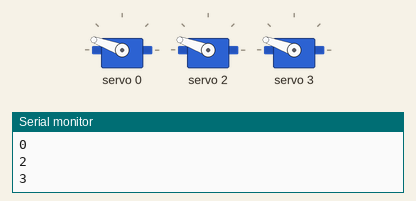
This sketch was run on a simulated Arduino Uno, built with avr-gcc and run on an emulated ATmega328P. On the bench: 3 × servo, the last lines printed to the serial monitor.

Above: at 0.05 s.
At 2.7 s:
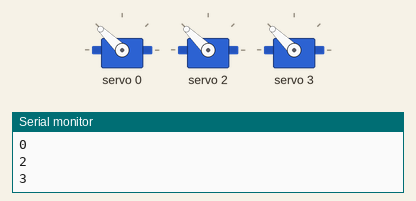
At 4.6 s:
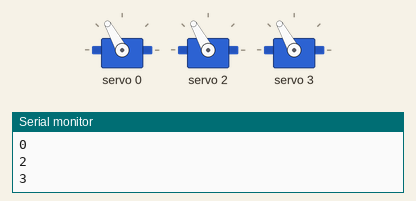
At 9.2 s:
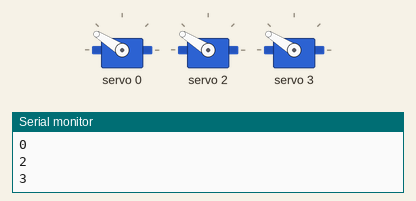
Timing chart, 0 to 13.6 s (numbered marks = the images above):
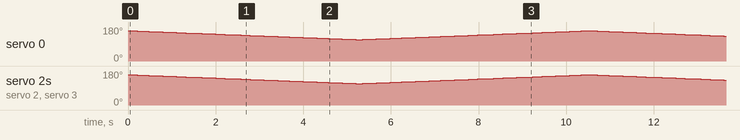

The sketch:

servodrivercontrol.ino
```cpp
/*servo motor driver board control
   Home Page
*/

#include <Wire.h>
#include <Adafruit_PWMServoDriver.h>

Adafruit_PWMServoDriver srituhobby = Adafruit_PWMServoDriver();

#define servoMIN 150
#define servoMAX 470
#define servoMID 300

int servo1 = 0;
int servo2 = 2;
int servo3 = 3;

int ii = 450;

void setup() {
  Serial.begin(9600);
  srituhobby.begin();
  srituhobby.setPWMFreq(50);
}

void loop() {

  for(ii = 450; ii > 350; ii--)
  {
    srituhobby.setPWM(servo1, 0, ii);
    Serial.println(servo1);

    srituhobby.setPWM(servo2, 0, ii);
    Serial.println(servo2);

    srituhobby.setPWM(servo3, 0, ii);
    Serial.println(servo3);
    delay(50);
  }

  for(ii = 350; ii < 450; ii++)
  {
    srituhobby.setPWM(servo1, 0, ii);
    Serial.println(servo1);

    srituhobby.setPWM(servo2, 0, ii);
    Serial.println(servo2);

    srituhobby.setPWM(servo3, 0, ii);
    Serial.println(servo3);
    delay(50);
  }

}
```
